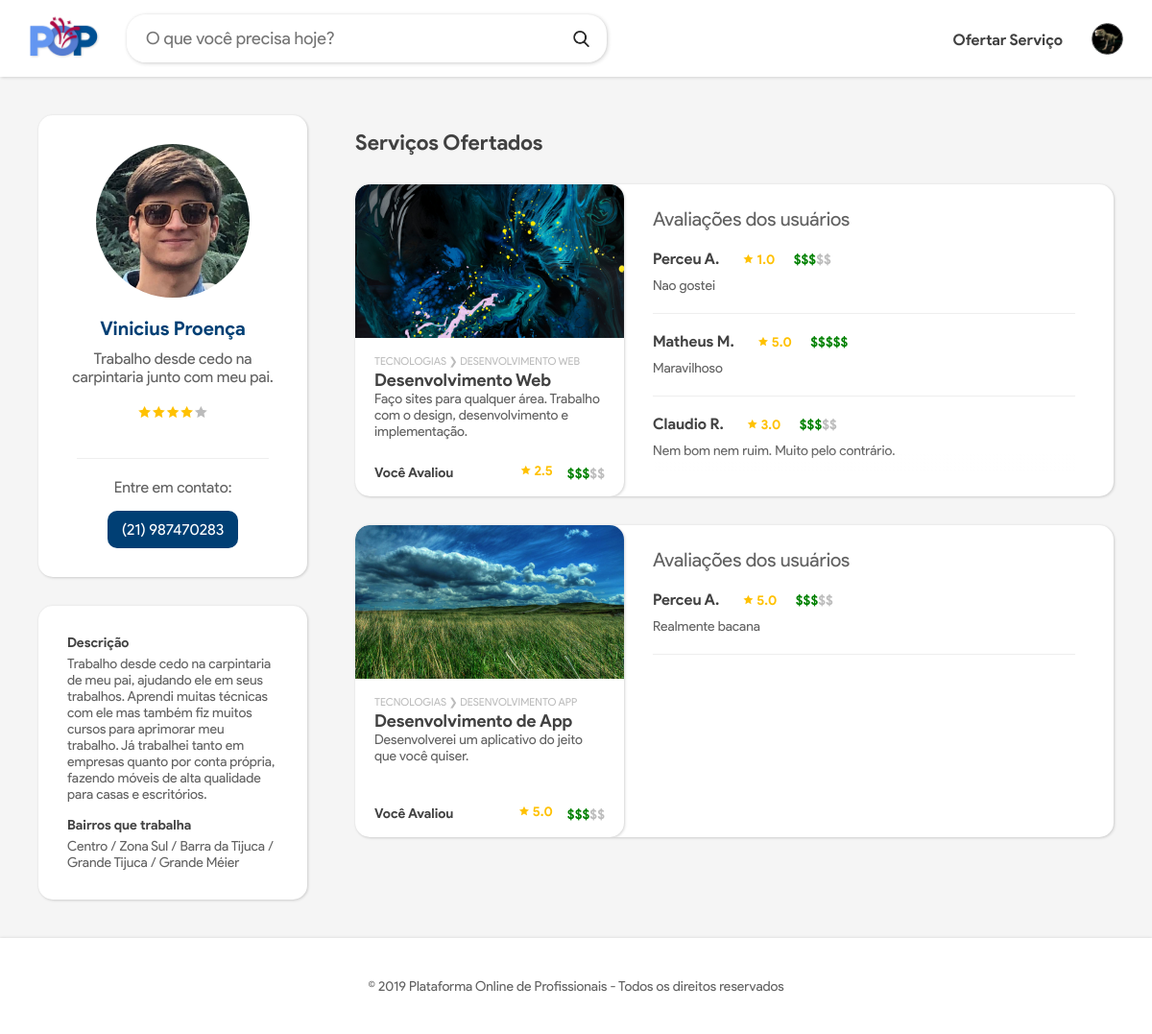
The app's page /profile/index.php?id=1 (signed in) with its own data.
### tables this page shows
CREATE TABLE `usuario` (
  `identificador` int(11) NOT NULL,
  `cpf` bigint(11) NOT NULL,
  `nome` varchar(100) NOT NULL,
  `senha` varchar(60) NOT NULL,
  `email` varchar(320) NOT NULL,
  `celular` bigint(11) NOT NULL,
  `estrelas` int(11) NOT NULL DEFAULT '0',
  `fotopath` varchar(30) DEFAULT NULL,
  `descricao` varchar(58) DEFAULT '',
  `descricao_completa` text,
  `totavaliacoes` int(11) NOT NULL DEFAULT '0'
);

CREATE TABLE `bairro_usuario` (
  `idbairro` int(11) NOT NULL,
  `idusuario` int(11) NOT NULL
);

CREATE TABLE `bairro` (
  `identificador` int(11) NOT NULL,
  `nome` varchar(30) NOT NULL
);

CREATE TABLE `servico` (
  `identificador` int(11) NOT NULL,
  `idusuario` int(11) NOT NULL,
  `tipo_servico` int(11) NOT NULL,
  `titulo` varchar(27) NOT NULL,
  `descricao_servico` text NOT NULL,
  `estrelas` int(11) NOT NULL DEFAULT '0',
  `preco` int(11) NOT NULL DEFAULT '0',
  `fotopath` varchar(30) NOT NULL DEFAULT '',
  `totavaliacoes` int(11) NOT NULL DEFAULT '0'
);

CREATE TABLE `grupo_servico` (
  `identificador` int(11) NOT NULL,
  `nome_grupo` varchar(30) NOT NULL
);

CREATE TABLE `tipo_servico` (
  `identificador` int(11) NOT NULL,
  `nome_servico` varchar(20) NOT NULL,
  `grupo_servico` int(11) NOT NULL
);

CREATE TABLE `avaliacao` (
  `idusuario` int(11) NOT NULL,
  `idservico` int(11) NOT NULL,
  `comentario` text NOT NULL,
  `estrelas` float NOT NULL,
  `preco` float NOT NULL
);

### arquivos/database.php (called while the page is built, shortened)
<?php
	function selectFirstSQL($sql){
		global $conexao;
		$query = mysqli_query($conexao, $sql);
		if($query){
			if($dados = mysqli_fetch_assoc($query)) {
				return $dados;
			}
		}else{
			return null;
		}
	}
	function selectSQL($sql){
		global $conexao;
		$dados = array();
		$query = mysqli_query($conexao, $sql);
		if($query){
			$dado = mysqli_fetch_assoc($query);
			while($dado != null) {
				array_push($dados, $dado);
				$dado = mysqli_fetch_assoc($query);
			}
		}
		return $dados;
	}

### arquivos/config.php (called while the page is built, shortened)
<?php
	$imgpath = $_SERVER['DOCUMENT_ROOT']."/orginfo/img/img_user/";
	$imgpathRedux = "/orginfo/img/img_user/";
	$imgservpath = $_SERVER['DOCUMENT_ROOT']."/orginfo/img/img_serv/";
	$imgservpathRedux = "/orginfo/img/img_serv/";

### profile/index.php (the view, shortened to what this page needs)
<?php
	include $_SERVER['DOCUMENT_ROOT']."/orginfo/arquivos/funcoes.php";
	include $_SERVER['DOCUMENT_ROOT']."/orginfo/arquivos/config.php";
	include $_SERVER['DOCUMENT_ROOT']."/orginfo/arquivos/database.php";
	$id = "";
	if(isset($_GET["id"])){
		$id = $_GET["id"];
		if(isset($_SESSION["userid"])){
			$userid = $_SESSION["userid"];
			$dados = selectFirstSQL("SELECT * FROM usuario WHERE identificador = $id");
			$nome = $dados["nome"];
			$descricaop = $dados["descricao"];
			$descricaog = $dados["descricao_completa"];
			$celular = '('.substr($dados["celular"], 0, 2).') '.substr($dados["celular"], 2, 10);;
			$str = $dados["estrelas"];
			if($dados["totavaliacoes"] != 0){
				$str /= $dados["totavaliacoes"];
			}
			$stars = round($str);
			$estrelas = "";
			for($i = 1; $i <= $stars; $i++){
				$estrelas = $estrelas."🟊";
			}
			$notestrelas = "";
			for($i = $stars +1; $i <= 5; $i++){
				$notestrelas = $notestrelas."🟊";
			}
			$fotoperfil = $imgpathRedux.$dados["fotopath"];
			$fototempo = $imgpath.$dados["fotopath"];
		}else{
			header("Location: /orginfo/profile/novo.php");
		}
	}else{
		header("Location: /orginfo/");
	}
	function printAvaliacoes($id_serv){
		$dados = selectSQL("SELECT a.identificador as id_serv, b.comentario as comentario, b.estrelas as estrelas, b.preco as preco, c.nome as nome FROM servico as a
			INNER JOIN avaliacao as b ON a.identificador = b.idservico
			INNER JOIN usuario as c ON b.idusuario = c.identificador WHERE a.identificador = $id_serv");
		if(empty($dados)){
			echo "<span class='mensagem-avaliacao'>Não há nenhuma avaliação para esse serviço</span>";
		}else{
			foreach($dados as $dado){
				$nomec = explode(" ", $dado["nome"]);
				$nome = $nomec[0];
				if(empty($nomec[1])){
					$sobrenome = " ";
				}else{
					$sobrenome = $nomec[1][0].".";
				}
				echo "<div class='avaliacao-usuario'>
						<span class='nome-avaliador'>".$nome." ".$sobrenome."</span>
						<span class='avaliacao-box'>🟊 ".number_format($dado["estrelas"],1)."</span>
						<span class='preco-box'><span class='preco-escuro'>";
						for($i = 1; $i <= round($dado['preco']); $i++){
							echo "$";
						}
						echo "</span>";
						for($i = round($dado['preco']) +1; $i <= 5; $i++){
							echo "$";
						}
						echo "</span>
						<span class='comentario-avaliador'>".$dado["comentario"]."</span>
					</div>";
			}
		}
	}
	function printBox($dados){
		global $imgservpath;
		global $imgservpathRedux;
		$estrelas = $dados['estrelas'];
		$preco = $dados['preco'];
		if($dados['totavaliacoes'] != 0){
			$estrelas /= $dados['totavaliacoes'];
			$preco /= $dados['totavaliacoes'];
		}
		echo "<div class='row-servico'>
				<div class='box-resultado disable-hover'>
					<div class='img-box-resultado'>
						<div class='img-box-link'>
							<div class='img-box-resultado-image' style='background: url(\"".$imgservpathRedux.$dados["fotopath_serv"]."?".filemtime($imgservpath.$dados["fotopath_serv"])."\") center center / cover no-repeat'>
							</div>
						</div>
					</div>
					<div class='corpo-box-resultado'>
						<div class='texto-box-link'>
							<span class='area-box-resultado'>".mb_strtoupper($dados["nome_grupo"])." ❯ ".mb_strtoupper($dados["nome_servico"])."</span>
							<span class='titulo-box-resultado'>".$dados['titulo']."</span>
							<span class='texto-box-resultado'>".$dados['desc_serv'] ."</span>
						</div>
					</div>
					<div class='info-box-resultado'>
						<div class='info-box-link'>";
							if(!$dados['usuario_avaliacao']){
								echo "<button class='avaliar-box' onclick='abre_avaliacao(".$dados['id_serv'].")'>Avaliar Serviço</button>";
							}else{
								echo "<span class='ja-avaliado-box'>Você Avaliou</span>";
							}
							echo "<span class='avaliacao-box'>🟊 ".number_format($estrelas,1)."</span>
							<span class='preco-box'><span class='preco-escuro'>";
							for($i = 1; $i <= round($preco); $i++){
								echo "$";
							}
							echo "</span>";
							for($i = round($preco) +1; $i <= 5; $i++){
								echo "$";
							}
							echo "</span>
						</div>
					</div>
				</div>
				<div class='avaliacoes-box'>
					<span class='titulo-avaliacoes'>Avaliações dos usuários</span>
					<div class='avaliacoes-resultado'>";
						printAvaliacoes($dados["id_serv"]);
					echo "</div>
					<div class='fade-fim'></div>
				</div>";
			echo "</div>";
	}
	function printBoxes(){
		global $id;
		global $userid;
		$dados = selectSQL("SELECT a.identificador as id_serv, a.titulo as titulo, a.descricao_servico as desc_serv, a.estrelas as estrelas, a.preco as preco, a.totavaliacoes as totavaliacoes, a.fotopath as fotopath_serv, b.nome as nome, b.identificador as id_pessoa, b.fotopath as fotopath_pessoa, c.nome_servico as nome_servico, c.grupo_servico as grupo_servico, d.nome_grupo as nome_grupo, e.idusuario as usuario_avaliacao FROM servico as a
			INNER JOIN usuario as b ON a.idusuario = b.identificador
			INNER JOIN tipo_servico as c ON a.tipo_servico = c.identificador
			INNER JOIN grupo_servico as d ON c.grupo_servico = d.identificador
			LEFT JOIN avaliacao as e ON e.idusuario = $userid AND e.idservico = a.identificador
			WHERE a.idusuario = $id");
		if(empty($dados)){
			echo "<span class='mensagem-servicos'>Não há nenhum serviço disponível nesse perfil</span>";
		}else{
			foreach($dados as $dado){
				printbox($dado);
			}
		}
	}
	function printBairros(){
		global $id;
		$dados = selectSQL("SELECT * FROM bairro_usuario as a
			INNER JOIN bairro as b ON a.idbairro = b.identificador
			WHERE idusuario = $id");
		$i = 0;
		if(empty($dados)){
			echo "Nenhum bairro foi adicionado";
		}else{
			foreach($dados as $dado){
				if($i == sizeof($dados) -1)
					echo $dado['nome'] ;
				else
					echo $dado['nome'] . " / ";
				$i++;
			}
		}
	}
?>
<!DOCTYPE html>
<head>
	<link href="/orginfo/arquivos/basico.css" rel="stylesheet" type="text/css">
</head>
<body>
	<div id="pagina">
		<div id="corpo-pagina">
			<div class="container">
				<header id="header">
					<div id="header-logo">
						<a href="/orginfo/">
							<img id="header-logo-image" src="/orginfo/img/logo_colored.png">
						</a>
					</div>
					<div id="header-search-box">
						<div id="input-search">
							<form id="search-form" action="/orginfo/search" method="get">
								<input id="input-search-form" type="text" name="q" placeholder="O que você precisa hoje?" autocomplete="off">
							</form>
						</div>
						<div id="icon-search">
							<img id="header-search-button" src="/orginfo/img/search.png">
						</div>
					</div>
					<?=getProfileHeader()?>
				</header>
			</div>
			<div class="container">
				<div id="corpo">
					<div class="corpo-reduzido flex-row">
						<div class="coluna-esquerda">
							<div class="box-perfil">
								<div class="foto-perfil">
									<img src= <?=$fotoperfil?>?<?=filemtime($fototempo)?>>
								</div>
								<div class="info-perfil">
									<span class="nome-perfil"><?=$nome?></span>
									<span class="sobre-perfil"><?=$descricaop?></span>
									<span class="estrelas-perfil"><span class="estrelas-amarelas"><?=$estrelas?></span><?=$notestrelas?></span>
									<span class="divisor"></span>
									<span class="mensagem-contato">Entre em contato:</span>
									<span class="num-contato"><?=$celular?></span>
								</div>
							</div>
							<div class="box-extra">
								<span class="semi-titulo">Descrição</span>
								<span class="texto-descricao"><?=$descricaog?></span>
								<span class="semi-titulo">Bairros que trabalha</span>
								<span class="texto-descricao"><?=printBairros()?></span>
							</div>
						</div>
						<div class="coluna-direita">
							<span class="titulo-servicos">Serviços Ofertados</span>
							<div class="listagem">
								<?=printBoxes()?>
							</div>
						</div>
					</div>
				</div>
			</div>
			<div class="container">
				<footer id="footer">
					<div id="footer-text">
						<span>
							© 2019 Plataforma Online de Profissionais - Todos os direitos reservados
						</span>
					</div>
				</footer>
			</div>
		</div>
	</div>
</body>

### arquivos/funcoes.php (shortened to what this page needs)
<?php
	include $_SERVER['DOCUMENT_ROOT']."/orginfo/arquivos/config.php";
	function getProfileHeader(){
		if(isset($_SESSION["userid"])){
			$id = $_SESSION["userid"];
			$dados = selectFirstSQL("SELECT fotopath FROM usuario WHERE identificador = $id");
			global $imgpathRedux;
			global $imgpath;
			echo "<div id='botoes-header'>
					<a href='/orginfo/selfprofile' id='ofertar-servico'>Ofertar Serviço</a>
				</div>
				<div id='header-profile'>
					<a href='/orginfo/selfprofile'>
						<img id='header-profile-image' src=".$imgpathRedux.$dados["fotopath"]."?".filemtime($imgpath.$dados["fotopath"]).">
					</a>
				</div>";
		}else{
			echo "<div id='botao-login'>
					<a href='/orginfo/login'>Entrar</a>
				</div>";
		}
	}

### records on screen
usuario: fotopath (picture)
usuario: fotopath (picture), nome "Vinicius Proença", descricao "Trabalho desde cedo na carpintaria junto com meu pai.", celular "(21) 987470283", descricao_completa "Trabalho desde cedo na carpintaria de meu pai, ajudando ele em seus trabalhos. Aprendi muitas técnicas com ele mas também fiz muitos cursos para aprimorar meu trabalho. Já trabalhei tanto em empresas quanto por conta própria, fazendo móveis de alta qualidade para casas e escritórios."
bairro_usuario: idbairro.nome "Centro"
bairro_usuario: idbairro.nome "Zona Sul"
bairro_usuario: idbairro.nome "Barra da Tijuca"
bairro_usuario: idbairro.nome "Grande Tijuca"
bairro_usuario: idbairro.nome "Grande Méier"
servico: fotopath (picture), grupo_servico.nome_grupo "TECNOLOGIAS", tipo_servico.nome_servico "DESENVOLVIMENTO WEB", titulo "Desenvolvimento Web", descricao_servico "Faço sites para qualquer área. Trabalho com o design, desenvolvimento e implementação.", estrelas "2.5"
avaliacao: idusuario.nome "Perceu", idusuario.nome "A.", estrelas "1.0", comentario "Nao gostei"
avaliacao: idusuario.nome "Matheus", idusuario.nome "M.", estrelas "5.0", comentario "Maravilhoso"
avaliacao: idusuario.nome "Claudio", idusuario.nome "R.", estrelas "3.0", comentario "Nem bom nem ruim. Muito pelo contrário."
servico: fotopath (picture), grupo_servico.nome_grupo "TECNOLOGIAS", tipo_servico.nome_servico "DESENVOLVIMENTO APP", titulo "Desenvolvimento de App", descricao_servico "Desenvolverei um aplicativo do jeito que você quiser.", estrelas "5.0"
avaliacao: idusuario.nome "Perceu", idusuario.nome "A.", estrelas "5.0", comentario "Realmente bacana"

### other values on screen
$estrelas "🟊🟊🟊🟊"
$notestrelas "🟊"
